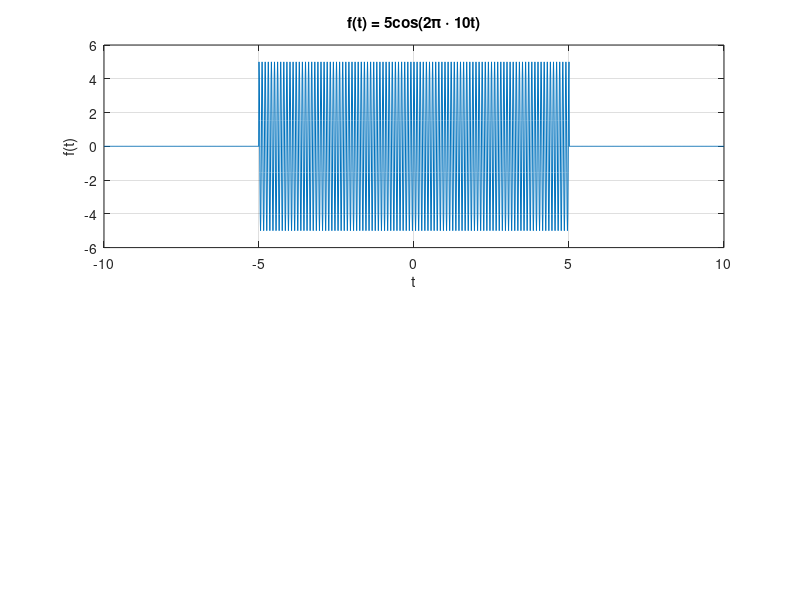

MATLAB code to generate this figure: (Note: this script raises an error after producing the figure.)
clc
clear all
close all

% Parameters for the signals
step_omega = 0.01 * pi;
step_size_t = 0.01;
t = -10:step_size_t:10;
length_t = length(t);

% Define the range for omegax
omegax = -(1/step_size_t) * pi:step_omega:(1/step_size_t) * pi;
length_omega = length(omegax);

% Precompute the exponentials
expo_omega = zeros(length_omega, length(t)); % Initialize expo_omega with the correct dimensions
for ii = 1:length_omega
    expo_omega(ii, :) = exp(-1j * omegax(ii) * t);
end

% Rest of the code remains the same


% Generate the time signal f(t)
x_t = 5 * cos(2 * pi * 10 * t);
x_t(t < -5 | t > 5) = 0; % Set values outside of -5 < t < 5 to 0

% Plot the time signal f(t)
subplot(2, 1, 1);
plot(t, x_t);
title('f(t) = 5cos(2\pi \cdot 10t)');
xlabel('t');
ylabel('f(t)');
grid on;

% Compute the Fourier Transform of the time signal f(t)
[X_omega, omegax] = computation_of_FT(x_t, step_size_t, expo_omega, omegax, length_omega);

% Magnitude spectrum of the Fourier Transform
X_omega_Mag = abs(X_omega);

% Phase of the Fourier Transform
Angle_X_omega = angle(X_omega);

% Plot the magnitude and phase of the Fourier Transform
subplot(2, 1, 2);
plot(omegax, X_omega_Mag);
title('Magnitude Spectrum of Fourier Transform');
xlabel('\omega');
ylabel('|X(\omega)|');
grid on;

% Adjust the plot layout
sgtitle('Time Signal and Its Fourier Transform');
